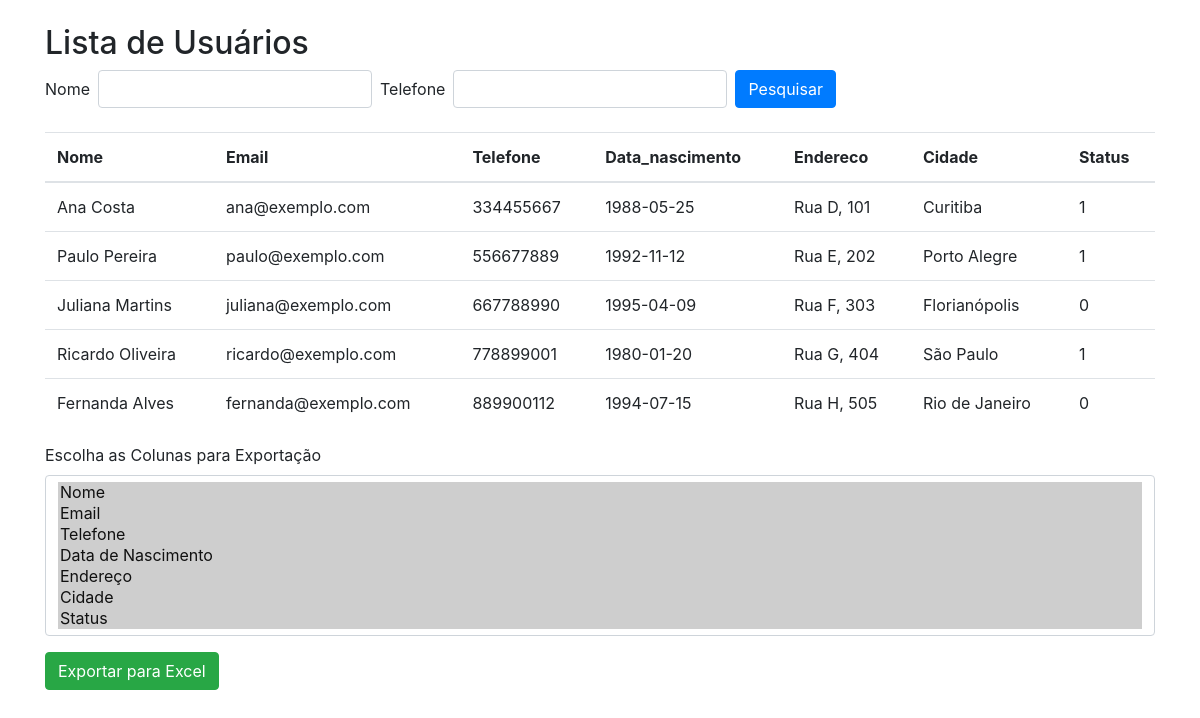
The page / on the database its author committed.
### tables this page shows
CREATE TABLE usuarios (
    id INT AUTO_INCREMENT PRIMARY KEY,
    nome VARCHAR(100),
    email VARCHAR(100),
    telefone VARCHAR(15),
    data_nascimento DATE,
    endereco VARCHAR(255),
    cidade VARCHAR(100),
    status INT
);

### index.php (the view, shortened to what this page needs)
<?php
require_once('conexao.php');
$nomePesquisa = "";
$telefonePesquisa = "";
$pesquisaCondicao = "";
$colunasSelecionadas = ['nome', 'email', 'telefone', 'data_nascimento', 'endereco', 'cidade', 'status'];
$colunasSQL = implode(", ", $colunasSelecionadas);
$sql = "SELECT $colunasSQL FROM usuarios WHERE 1=1 $pesquisaCondicao";
$stmt = $bd->prepare($sql);
$stmt->execute();
$resultados = $stmt->fetchAll(PDO::FETCH_ASSOC);
?>
<!DOCTYPE html>
<html lang="pt-br">
<head>
    <link rel="stylesheet" href="https://stackpath.bootstrapcdn.com/bootstrap/4.5.2/css/bootstrap.min.css">
</head>
<body>
    <div class="container mt-4">
        <h2>Lista de Usuários</h2>
        <form action="exportar.php" method="get" class="form-inline mb-4">
            <div class="form-group mr-2">
                <label for="nome" class="mr-2">Nome</label>
                <input type="text" class="form-control" id="nome" name="nome" value="<?= $nomePesquisa ?>">
            </div>
            <div class="form-group mr-2">
                <label for="telefone" class="mr-2">Telefone</label>
                <input type="text" class="form-control" id="telefone" name="telefone" value="<?= $telefonePesquisa ?>">
            </div>
            <button type="submit" class="btn btn-primary">Pesquisar</button>
        </form>
        <table class="table">
            <thead>
                <tr>
                    <?php foreach ($colunasSelecionadas as $coluna): ?>
                        <th><?= ucfirst($coluna) ?></th>
                    <?php endforeach; ?>
                </tr>
            </thead>
            <tbody>
                <?php foreach ($resultados as $linha): ?>
                    <tr>
                        <?php foreach ($colunasSelecionadas as $coluna): ?>
                            <td><?= utf8_decode($linha[$coluna]) ?></td>
                        <?php endforeach; ?>
                    </tr>
                <?php endforeach; ?>
            </tbody>
        </table>
        <form action="exportar_excel.php" method="get">
            <div class="form-group">
                <label for="colunasSelecionadas">Escolha as Colunas para Exportação</label>
                <select id="colunasSelecionadas" name="colunasSelecionadas[]" multiple class="form-control mb-3" size="7">
                    <option value="nome" selected>Nome</option>
                    <option value="email" selected>Email</option>
                    <option value="telefone" selected>Telefone</option>
                    <option value="data_nascimento" selected>Data de Nascimento</option>
                    <option value="endereco" selected>Endereço</option>
                    <option value="cidade" selected>Cidade</option>
                    <option value="status" selected>Status</option>
                </select>
            </div>
            <button type="submit" class="btn btn-success">Exportar para Excel</button>
        </form>
    </div>
</body>
</html>

### rows shown on the page
usuarios: nome "Ana Costa", email "ana@exemplo.com", telefone "334455667", data_nascimento "1988-05-25", endereco "Rua D, 101", cidade "Curitiba", status "1"
usuarios: nome "Paulo Pereira", email "paulo@exemplo.com", telefone "556677889", data_nascimento "1992-11-12", endereco "Rua E, 202", cidade "Porto Alegre", status "1"
usuarios: nome "Juliana Martins", email "juliana@exemplo.com", telefone "667788990", data_nascimento "1995-04-09", endereco "Rua F, 303", cidade "Florianópolis", status "0"
usuarios: nome "Ricardo Oliveira", email "ricardo@exemplo.com", telefone "778899001", data_nascimento "1980-01-20", endereco "Rua G, 404", cidade "São Paulo", status "1"
usuarios: nome "Fernanda Alves", email "fernanda@exemplo.com", telefone "889900112", data_nascimento "1994-07-15", endereco "Rua H, 505", cidade "Rio de Janeiro", status "0"

### other values the page prints
$coluna "Nome"
$coluna "Email"
$coluna "Telefone"
$coluna "Data_nascimento"
$coluna "Endereco"
$coluna "Cidade"
$coluna "Status"
